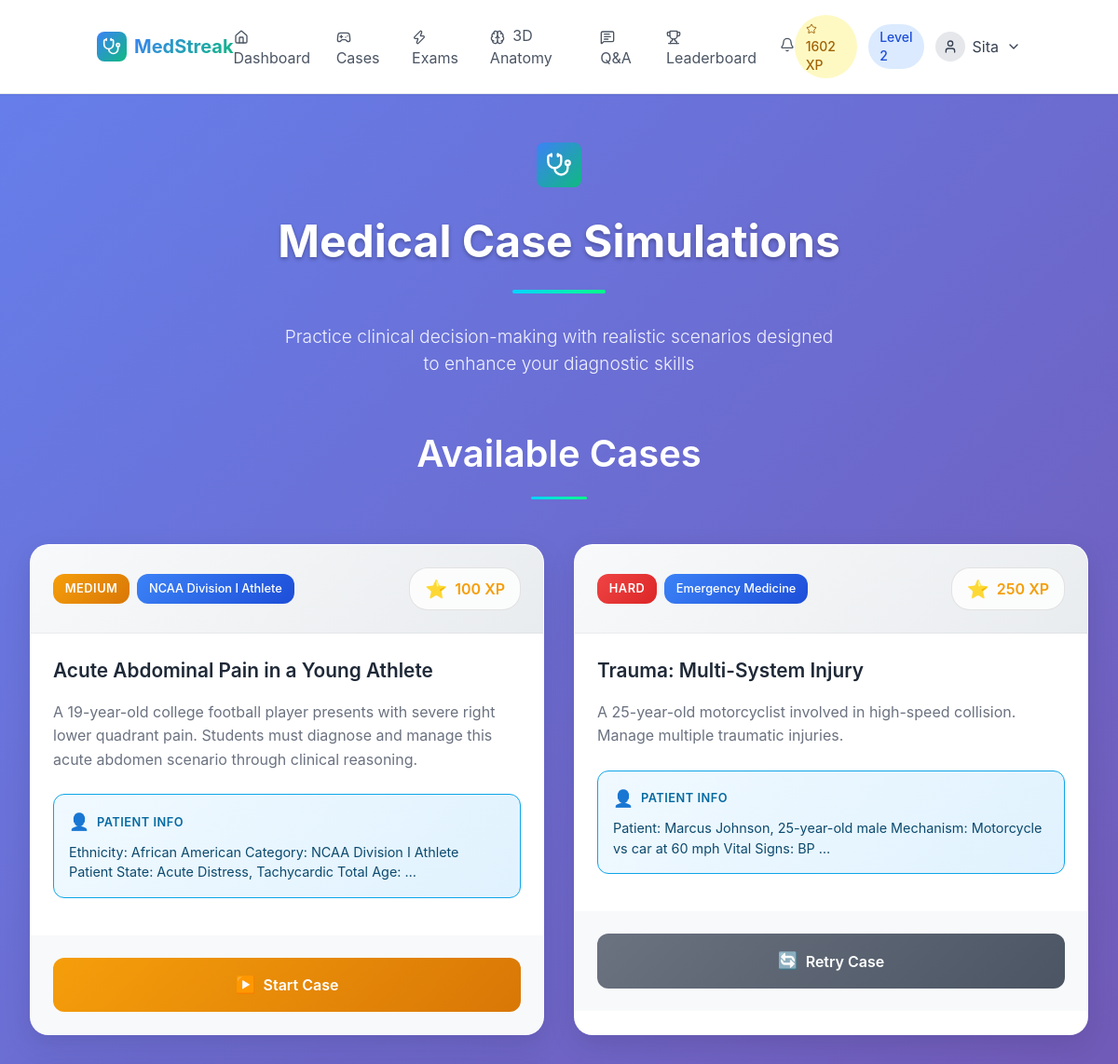
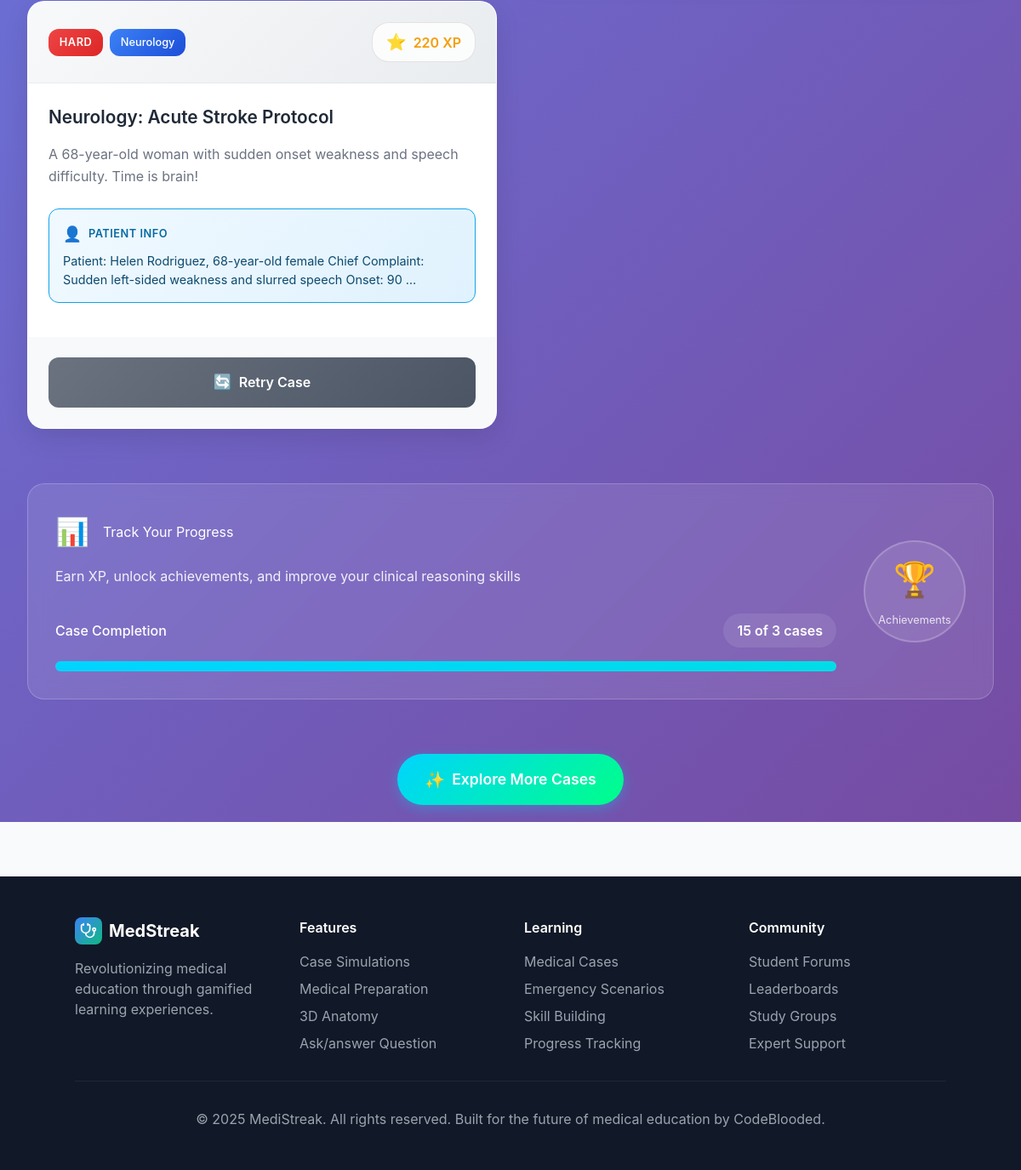
The app's page /cases/ (signed in) with its own data (2 pictures, top to bottom).
### core/models.py (models this page shows, shortened)
class StudentProfile(models.Model):
    YEAR_CHOICES = [
        ('1', 'First Year'),
        ('2', 'Second Year'),
        ('3', 'Third Year'),
        ('4', 'Fourth Year'),
        ('resident', 'Resident'),
        ('other', 'Other'),
    ]
    SPECIALIZATION_CHOICES = [
        ('general', 'General Medicine'),
        ('cardiology', 'Cardiology'),
        ('neurology', 'Neurology'),
        ('pediatrics', 'Pediatrics'),
        ('surgery', 'Surgery'),
        ('psychiatry', 'Psychiatry'),
        ('emergency', 'Emergency Medicine'),
        ('radiology', 'Radiology'),
        ('pathology', 'Pathology'),
        ('other', 'Other'),
    ]
    user = models.OneToOneField(User, on_delete=models.CASCADE)
    student_id =  models.CharField(max_length=100, unique=True, default=generate_student_id)
    university = models.CharField(max_length=200, blank=True)
    year_of_study = models.CharField(max_length=10, choices=YEAR_CHOICES, default='1')
    specialization = models.CharField(max_length=20, choices=SPECIALIZATION_CHOICES, default='general')
    total_xp = models.IntegerField(default=0)
    level = models.IntegerField(default=1)
    current_streak = models.IntegerField(default=0)
    longest_streak = models.IntegerField(default=0)
    last_activity = models.DateTimeField(default=timezone.now)
    cases_completed = models.IntegerField(default=0)
    quiz_accuracy = models.FloatField(default=0.0)
    total_study_time = models.IntegerField(default=0)  # in minutes
    timed_challenges_completed = models.IntegerField(default=0)
    is_profile_complete = models.BooleanField(default=False)
    email_notifications = models.BooleanField(default=True)
    public_profile = models.BooleanField(default=True)
    created_at = models.DateTimeField(auto_now_add=True)
    updated_at = models.DateTimeField(auto_now=True)

### cases/models.py (models this page shows, shortened)
class Case(models.Model):
    DIFFICULTY_CHOICES = [
        ('easy', 'Easy'),
        ('medium', 'Medium'),
        ('hard', 'Hard'),
    ]
    title = models.CharField(max_length=200)
    description = models.TextField()
    difficulty = models.CharField(max_length=10, choices=DIFFICULTY_CHOICES)
    category = models.CharField(max_length=100)
    patient_info = models.TextField()
    total_xp = models.IntegerField(default=0)
    created_at = models.DateTimeField(auto_now_add=True)
    is_active = models.BooleanField(default=True)

### cases/views.py (the view)
# urls.py: path('', views.case_list, name='case_list'),
@login_required
def case_list(request):
    cases = Case.objects.filter(is_active=True)
    user_attempts = CaseAttempt.objects.filter(user=request.user, completed=True)
    completed_case_ids = user_attempts.values_list('case_id', flat=True)
    context = {
        'cases': cases,
        'completed_case_ids': completed_case_ids,
    }
    return render(request, 'cases/case_list.html', context)

### ai_checker/context_processors.py (called while the page is built)
def notification_count(request):
    if request.user.is_authenticated:
        unread_count = Notification.objects.filter(
            recipient=request.user,
            is_read=False
        ).count()
        return {'unread_notification_count': unread_count}
    return {'unread_notification_count': 0}

### templates/cases/case_list.html (shortened to what this page needs)
{% extends 'base.html' %}
{% load static %}
{% block content %}
<div class="container-fluid py-5"
  style="background: linear-gradient(135deg, #667eea 0%, #764ba2 100%); min-height: 100vh;">
  <div class="text-center mb-5">
    <div class="hero-section">
      <div class="logo-container mb-4">
        <div class="logo-wrapper   rounded-lg gradient-bg">
          <i data-lucide="stethoscope" class="w-7 h-7 text-white "></i>
        </div>
        <h1 class="hero-title">Medical Case Simulations</h1>
        <div class="hero-underline"></div>
      </div>
      <p class="hero-subtitle">Practice clinical decision-making with realistic scenarios designed to enhance your
        diagnostic skills</p>
    </div>
  </div>
  <div class="section-container">
    <div class="section-header">
      <h2 class="section-title">Available Cases</h2>
      <div class="section-underline"></div>
    </div>
    <div class="cases-grid">
      {% for case in cases %}
      <div class="case-card" data-difficulty="{{ case.difficulty }}">
        <div class="case-header">
          <div class="badges-container">
            <span class="difficulty-badge difficulty-{{ case.difficulty }}">
              {{ case.get_difficulty_display }}
            </span>
            <span class="category-badge">{{ case.category }}</span>
          </div>
          <div class="xp-container">
            <div class="xp-icon">⭐</div>
            <span class="xp-amount">{{ case.total_xp }} XP</span>
          </div>
        </div>
        <div class="case-body">
          <h3 class="case-title">{{ case.title }}</h3>
          <p class="case-description">{{ case.description|truncatewords:25 }}</p>
          <div class="patient-info-card">
            <div class="patient-info-header">
              <div class="patient-icon">👤</div>
              <span class="patient-label">Patient Info</span>
            </div>
            <p class="patient-details">{{ case.patient_info|truncatewords:15 }}</p>
          </div>
        </div>
        <div class="case-footer">
          <a href="{% url 'start_case' case.id %}" class="case-btn
                    {% if case.id in completed_case_ids %}case-btn-completed
                    {% else %}case-btn-{{ case.difficulty }}{% endif %}">
            <div class="btn-icon">
              {% if case.id in completed_case_ids %}🔄{% else %}▶️{% endif %}
            </div>
            <span>{% if case.id in completed_case_ids %}Retry Case{% else %}Start Case{% endif %}</span>
          </a>
        </div>
      </div>
      {% empty %}
      <div class="empty-state">
        <div class="empty-icon">📋</div>
        <h3>No Cases Available</h3>
        <p>No medical cases available at the moment. Please check back later.</p>
      </div>
      {% endfor %}
    </div>
  </div>
  <div class="progress-section">
    <div class="progress-card">
      <div class="progress-content">
        <div class="progress-info">
          <div class="progress-header">
            <div class="progress-icon">📊</div>
            <h3>Track Your Progress</h3>
          </div>
          <p class="progress-subtitle">Earn XP, unlock achievements, and improve your clinical reasoning skills</p>
          <div class="progress-stats">
            <div class="stat-item">
              <div class="stat-label">Case Completion</div>
              <div class="stat-value">{{ completed_case_ids|length }} of {{ cases|length }} cases</div>
            </div>
            <div class="progress-bar-container">
              <div class="progress-bar">
                <div class="progress-fill" style="width: {% widthratio completed_case_ids|length cases|length 100 %}%">
                </div>
              </div>
            </div>
          </div>
        </div>
        <div class="achievement-section">
          <div class="achievement-circle">
            <div class="achievement-icon">🏆</div>
            <div class="achievement-label">Achievements</div>
          </div>
        </div>
      </div>
    </div>
  </div>
  <div class="cta-section">
    <a href="#" class="cta-button">
      <span class="cta-icon">✨</span>
      <span>Explore More Cases</span>
    </a>
  </div>
</div>
{% endblock %}

### templates/base.html (shortened to what this page needs)
<!DOCTYPE html>
<html lang="en">
<head>
    <script src="https://cdn.tailwindcss.com"></script>
</head>
<body class="bg-gray-50">
    <header class="bg-white border-b sticky top-0 z-50 shadow-sm">
        <div class="container mx-auto px-4 py-4 flex items-center justify-between">
            <a href="{% url 'home' %}" class="flex items-center space-x-2">
                <div class="w-8 h-8 gradient-bg rounded-lg flex items-center justify-center">
                    <i data-lucide="stethoscope" class="w-5 h-5 text-white"></i>
                </div>
                <span class="text-xl font-bold gradient-text">MedStreak</span>
            </a>
            <nav class="hidden md:flex items-center space-x-6">
                {% if user.is_authenticated %}
                    <a href="{% url 'dashboard' %}" class="text-gray-600 hover:text-blue-600 transition-colors {% if request.resolver_match.url_name == 'dashboard' %}text-blue-600 font-medium{% endif %}">
                        <i data-lucide="home" class="w-4 h-4 inline mr-1"></i>
                        Dashboard
                    </a>
                    <a href="{% url 'case_list' %}" class="text-gray-600 hover:text-blue-600 transition-colors">
                        <i data-lucide="gamepad-2" class="w-4 h-4 inline mr-1"></i>
                        Cases
                    </a>
                    <a href="{% url 'quizzes:quiz_list' %}" class="text-gray-600 hover:text-blue-600 transition-colors">
                        <i data-lucide="zap" class="w-4 h-4 inline mr-1"></i>
                        Exams
                    </a>
                    <a href="{% url 'anatomy_explorer' %}" class="text-gray-600 hover:text-blue-600 transition-colors">
                        <i data-lucide="brain" class="w-4 h-4 inline mr-1"></i>
                        3D Anatomy
                    </a>
                    <a href="{% url 'ai_checker:question_feed' %}" class="text-gray-600 hover:text-blue-600 transition-colors">
                    <i data-lucide="message-square-text" class="w-4 h-4 inline mr-1"></i>
                       Q&A
                    </a>
                    <a href="{% url 'leaderboard' %}" class="text-gray-600 hover:text-blue-600 transition-colors">
                        <i data-lucide="trophy" class="w-4 h-4 inline mr-1"></i>
                        Leaderboard
                    </a>
                    <div class="relative" id="notification-dropdown">
                        <button class="text-gray-600 hover:text-blue-600 transition-colors relative inline-flex items-center focus:outline-none" onclick="toggleNotificationDropdown()">
                            <i data-lucide="bell" class="w-4 h-4"></i>
                        </button>
                    </div>
                {% endif %}
            </nav>
            <div class="flex items-center space-x-4">
                {% if user.is_authenticated %}
                    <div class="flex items-center space-x-3">
                        <div class="bg-yellow-100 text-yellow-700 px-3 py-1 rounded-full text-sm font-medium">
                            <i data-lucide="star" class="w-3 h-3 inline mr-1"></i>
                            {{ user.studentprofile.total_xp }} XP
                        </div>
                        <div class="bg-blue-100 text-blue-700 px-3 py-1 rounded-full text-sm font-medium">
                            Level {{ user.studentprofile.level }}
                        </div>
                        <div class="relative group">
                            <button class="flex items-center space-x-2 text-gray-700 hover:text-blue-600 transition-colors">
                                <div class="w-8 h-8 bg-gray-200 rounded-full flex items-center justify-center">
                                    <i data-lucide="user" class="w-4 h-4"></i>
                                </div>
                                <span class="hidden sm:block">{{ user.first_name|default:user.username }}</span>
                                <i data-lucide="chevron-down" class="w-4 h-4"></i>
                            </button>
                        </div>
                    </div>
                {% endif %}
            </div>
        </div>
    </header>
    <main>
        {% block content %}{% endblock %}
    </main>
    <footer class="bg-gray-900 text-white py-12 px-4 mt-16">
        <div class="container mx-auto">
            <div class="grid md:grid-cols-4 gap-8">
                <div>
                    <div class="flex items-center space-x-2 mb-4">
                        <div class="w-8 h-8 gradient-bg rounded-lg flex items-center justify-center">
                            <i data-lucide="stethoscope" class="w-5 h-5 text-white"></i>
                        </div>
                        <span class="text-xl font-bold">MedStreak</span>
                    </div>
                    <p class="text-gray-400">Revolutionizing medical education through gamified learning experiences.</p>
                </div>
                <div>
                    <h4 class="font-semibold mb-4">Features</h4>
                    <ul class="space-y-2 text-gray-400">
                        <li>Case Simulations</li>
                        <li>Medical Preparation</li>
                        <li>3D Anatomy</li>
                        <li>Ask/answer Question</li>
                    </ul>
                </div>
                <div>
                    <h4 class="font-semibold mb-4">Learning</h4>
                    <ul class="space-y-2 text-gray-400">
                        <li>Medical Cases</li>
                        <li>Emergency Scenarios</li>
                        <li>Skill Building</li>
                        <li>Progress Tracking</li>
                    </ul>
                </div>
                <div>
                    <h4 class="font-semibold mb-4">Community</h4>
                    <ul class="space-y-2 text-gray-400">
                        <li>Student Forums</li>
                        <li>Leaderboards</li>
                        <li>Study Groups</li>
                        <li>Expert Support</li>
                    </ul>
                </div>
            </div>
            <div class="border-t border-gray-800 mt-8 pt-8 text-center text-gray-400">
                <p>&copy; 2025 MediStreak. All rights reserved. Built for the future of medical education by CodeBlooded.</p>
            </div>
        </div>
    </footer>
</body>
</html>

### templates/base.html (style rules this page uses)
.gradient-bg { background: linear-gradient(135deg, #3b82f6 0%, #10b981 100%); }
.gradient-text { background: linear-gradient(135deg, #3b82f6 0%, #10b981 100%); -webkit-background-clip: text; -webkit-text-fill-color: transparent; background-clip: text; }

### records on screen
Case: difficulty "MEDIUM", category "NCAA Division I Athlete", total_xp "100", title "Acute Abdominal Pain in a Young Athlete", description "A 19-year-old college football player presents with severe right lower quadrant pain. Students must diagnose and manage this acute abdomen scenario through clinical reasoning.", patient_info "Ethnicity: African American Category: NCAA Division I Athlete Patient State: Acute Distress, Tachycardic Total Age: …", shows "Start Case"
Case: difficulty "HARD", category "Emergency Medicine", total_xp "250", title "Trauma: Multi-System Injury", description "A 25-year-old motorcyclist involved in high-speed collision. Manage multiple traumatic injuries.", patient_info "Patient: Marcus Johnson, 25-year-old male Mechanism: Motorcycle vs car at 60 mph Vital Signs: BP …", shows "Retry Case"
Case: difficulty "HARD", category "Neurology", total_xp "220", title "Neurology: Acute Stroke Protocol", description "A 68-year-old woman with sudden onset weakness and speech difficulty. Time is brain!", patient_info "Patient: Helen Rodriguez, 68-year-old female Chief Complaint: Sudden left-sided weakness and slurred speech Onset: 90 …", shows "Retry Case"

### other values on screen
{{ user.studentprofile.total_xp }} "1602"
{{ user.studentprofile.level }} "2"
{{ user.first_name|default:user.username }} "Sita"
{{ completed_case_ids|length }} "15"
{{ cases|length }} "3"
